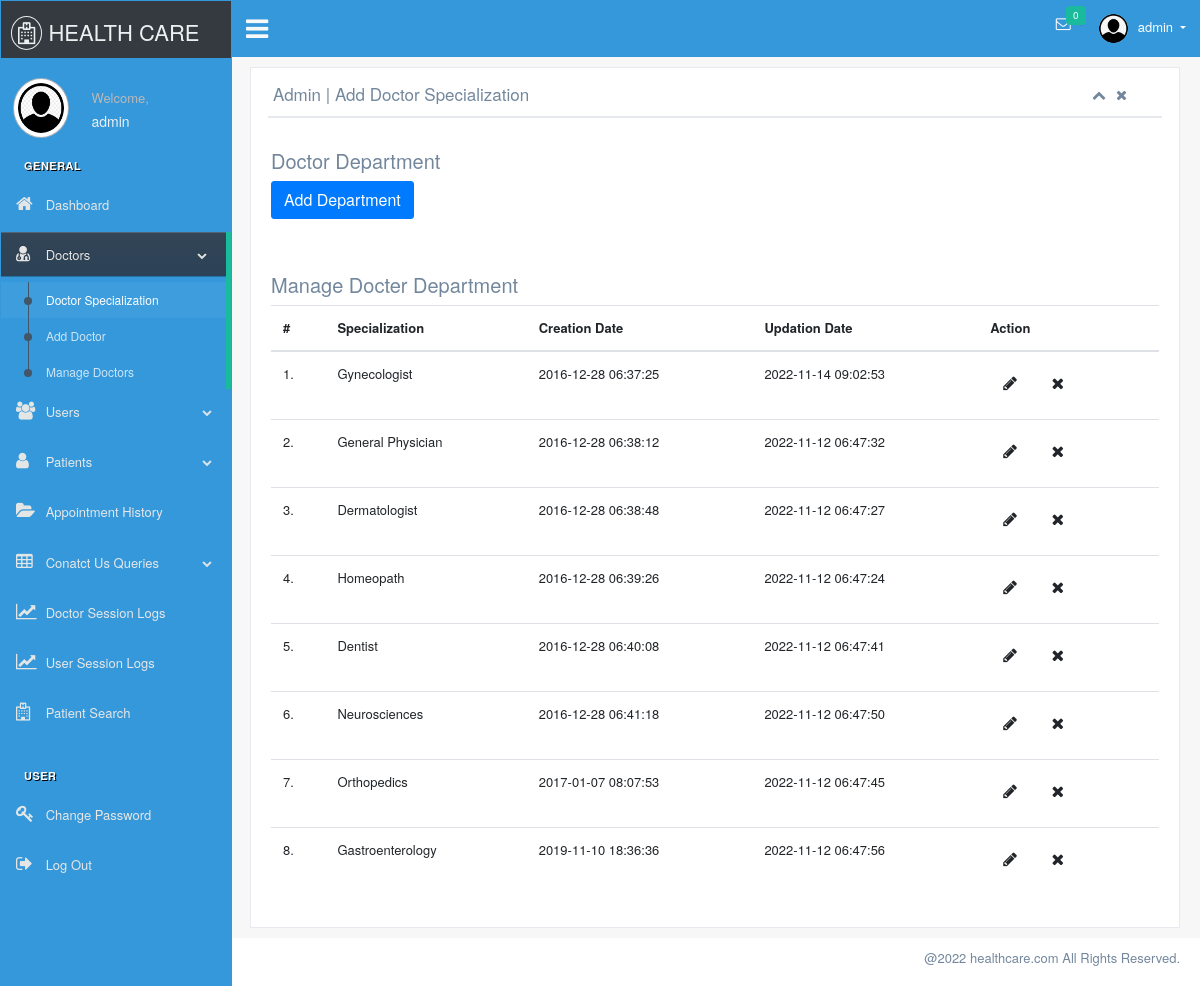
/admin/doctor-specilization.php (signed in), run on the app's committed database.
### tables this page shows
CREATE TABLE `doctorspecilization` (
  `id` int(11) NOT NULL,
  `specilization` varchar(255) DEFAULT NULL,
  `fee` int(11) DEFAULT NULL,
  `dis` longtext DEFAULT NULL,
  `img` varchar(100) DEFAULT NULL,
  `creationDate` timestamp NULL DEFAULT current_timestamp(),
  `updationDate` timestamp NULL DEFAULT NULL ON UPDATE current_timestamp()
);

### admin/doctor-specilization.php (the view, shortened to what this page needs)
<!DOCTYPE html>
<html lang="en">
<head>
	<?php include 'include/head.php'; ?>
</head>
<body class="nav-md">
	<?php include('include/header.php'); ?>
	<div class="row">
		<div class="col-md-12">
			<div class="row margin-top-30">
				<div class="col-lg-6 col-md-12">
					<div class="panel panel-white">
						<div class="panel-heading">
							<h5 class="panel-title">Doctor Department</h5>
						</div>
						<div class="panel-body">
							<a href="add-department.php" name="submit" class="btn btn-o btn-primary">
								Add Department
							</a>
						</div>
					</div>
				</div>
			</div>
		</div>
		<div class="col-lg-12 col-md-12">
		</div>
	</div>
	<div class="row">
		<div class="col-md-12 mt-5">
			<h5 class="over-title">Manage <span class="text-bold">Docter Department</span></h5>
			<table class="table table-hover" id="sample-table-1">
				<thead>
					<tr>
						<th class="center">#</th>
						<th>Specialization</th>
						<th class="hidden-xs">Creation Date</th>
						<th>Updation Date</th>
						<th>Action</th>
					</tr>
				</thead>
				<tbody>
					<?php
					$sql = mysqli_query($con, "select * from doctorspecilization");
					$cnt = 1;
					while ($row = mysqli_fetch_array($sql)) {
					?>
						<tr>
							<td class="center"><?php echo $cnt; ?>.</td>
							<td class="hidden-xs"><?php echo $row['specilization']; ?></td>
							<td><?php echo $row['creationDate']; ?></td>
							<td><?php echo $row['updationDate']; ?>
							</td>
							<td>
								<div class="visible-md visible-lg hidden-sm hidden-xs">
									<a href="edit-doctor-specialization.php?id=<?php echo $row['id']; ?>" class="btn btn-transparent btn-xs" tooltip-placement="top" tooltip="Edit"><i class="fa fa-pencil"></i></a>
									<a href="doctor-specilization.php?id=<?php echo $row['id'] ?>&del=delete" onClick="return confirm('Are you sure you want to delete?')" class="btn btn-transparent btn-xs tooltips" tooltip-placement="top" tooltip="Remove"><i class="fa fa-times fa fa-white"></i></a>
								</div>
							</td>
						</tr>
					<?php
						$cnt = $cnt + 1;
					} ?>
				</tbody>
			</table>
		</div>
	</div>
	<?php include('include/footer.php'); ?>
</body>

### data on the page
doctorspecilization: specilization "Gynecologist", creationDate "2016-12-28 06:37:25", updationDate "2022-11-14 09:02:53"
doctorspecilization: specilization "General Physician", creationDate "2016-12-28 06:38:12", updationDate "2022-11-12 06:47:32"
doctorspecilization: specilization "Dermatologist", creationDate "2016-12-28 06:38:48", updationDate "2022-11-12 06:47:27"
doctorspecilization: specilization "Homeopath", creationDate "2016-12-28 06:39:26", updationDate "2022-11-12 06:47:24"
doctorspecilization: specilization "Dentist", creationDate "2016-12-28 06:40:08", updationDate "2022-11-12 06:47:41"
doctorspecilization: specilization "Neurosciences", creationDate "2016-12-28 06:41:18", updationDate "2022-11-12 06:47:50"
doctorspecilization: specilization "Orthopedics", creationDate "2017-01-07 08:07:53", updationDate "2022-11-12 06:47:45"
doctorspecilization: specilization "Gastroenterology", creationDate "2019-11-10 18:36:36", updationDate "2022-11-12 06:47:56"

### other printed values
$_SESSION['login'] "admin"
$genoti "0"
$page_title "Admin | Add Doctor Specialization"
